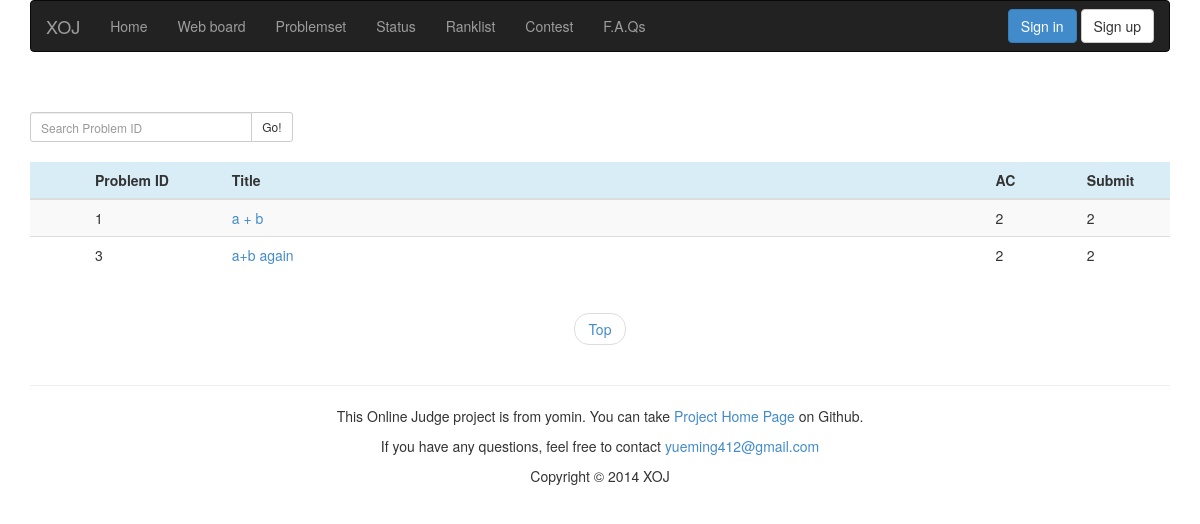
The app's page /problemset/ with its own data.
### appfile/models.py (models this page shows, shortened)
class Problem(db.Model):
    pid = db.Column(db.Integer, primary_key=True)
    title = db.Column(db.String(299))
    description = db.Column(db.Text)
    pinput = db.Column(db.Text)
    poutput = db.Column(db.Text)
    sinput = db.Column(db.Text)
    soutput = db.Column(db.Text)
    hint = db.Column(db.Text)
    time_limit = db.Column(db.Integer)
    memory_limit = db.Column(db.Integer)
    ac_count = db.Column(db.Integer, default = 0)
    submit_count = db.Column(db.Integer, default = 0)
    visable = db.Column(db.Boolean, default = True)

### appfile/views.py (the view)
@app.route('/problemset/')
@app.route('/problemset/page=<int:page>/')
def problemset(page = 1):
    form = SearchProblemForm()
    problem_list = Problem.query.filter_by(visable = True).order_by(Problem.pid).paginate(page,MAX_PROBLEM_NUM_ONE_PAGE, False )
    if current_user.is_authenticated():
        ac_list = db.session.query(Submit.pid).distinct().filter_by(userid = current_user.userid).filter_by(result = 'Accepted').all()
        submit_list = db.session.query(Submit.pid).filter_by(userid = current_user.userid).all()
        print submit_list
        if ac_list:
            ac_list = zip(*ac_list)[0]
        if submit_list:
            submit_list = zip(*submit_list)[0]
    else:
        ac_list, submit_list = [],[]
    return render_template('problemset.html', page=page, problem_list = problem_list, form = form,ac_list = ac_list, submit_list = submit_list)

### appfile/forms.py
class SearchProblemForm(Form):
    pid = IntegerField('Problem ID')

### appfile/views.py (called while the page is built)
@app.before_request
def before_request():
    g.user = current_user
    if g.user.is_authenticated():
        g.url = url_for('userinfo',userid = g.user.userid)

### appfile/templates/problemset.html (shortened to what this page needs)
{% extends "base.html" %}
{% block content %}
<div class="container">
    <br><br>
    <div class="row">
        <form role="form" action={{ url_for('search_problem') }} method="POST">
            <div class="col-sm-3">
                <div class="input-group">
                    {{ form.pid(class="form-control input-sm", placeholder="Search Problem ID") }}
                    <span class="input-group-btn">
                        <button class="btn btn-default btn-sm" type="submit">Go!</button>
                    </span>
                </div>
            </div>
        </form>
    </div>
    <br>
    <div class="row">
        <div class="col-sm-12">
            <table class="table table-striped table-hover">
                <thead>
                    <tr class="info">
                        <th id="ps_is_ac"></th>
                        <th id="ps_pid">Problem ID</th>
                        <th id="ps_title">Title</th>
                        <th id="ps_ac">AC</th>
                        <th id="ps_submit">Submit</th>
                    </tr>
                </thead>
                <tbody>
                    {% for problem in problem_list.items %}
                    <tr>
                        <td>
                        </td>
                        <td>{{ problem.pid }}</td>
                        <td align="left">
                            <a href={{ url_for('show_problem', pid = problem.pid) }}>{{ problem.title }}</a>
                        </td>
                        <td>{{ problem.ac_count }}</td>
                        <td>{{ problem.submit_count }}</td>
                    </tr>
                    {% endfor %}
                </tbody>
            </table>
        </div>
    </div>
    <div class="row">
        <div class="col-sm-12">
          <ul class="pager">
            <li><a href={{ url_for('problemset') }}>Top</a></li>
        </ul>
        </div>
    </div>
</div>
{% endblock %}

### appfile/static/css/style.css (style rules this page uses)
#ps_is_ac { width: 5%; }
#ps_pid { width: 12%; }
#ps_title { width: 67%; }
#ps_ac { width: 8%; }
#ps_submit { width: 8%; }
a:link { text-decoration: none; }

### records on screen
Problem: pid "1", title "a + b", ac_count "2", submit_count "2"
Problem: pid "3", title "a+b again", ac_count "2", submit_count "2"
